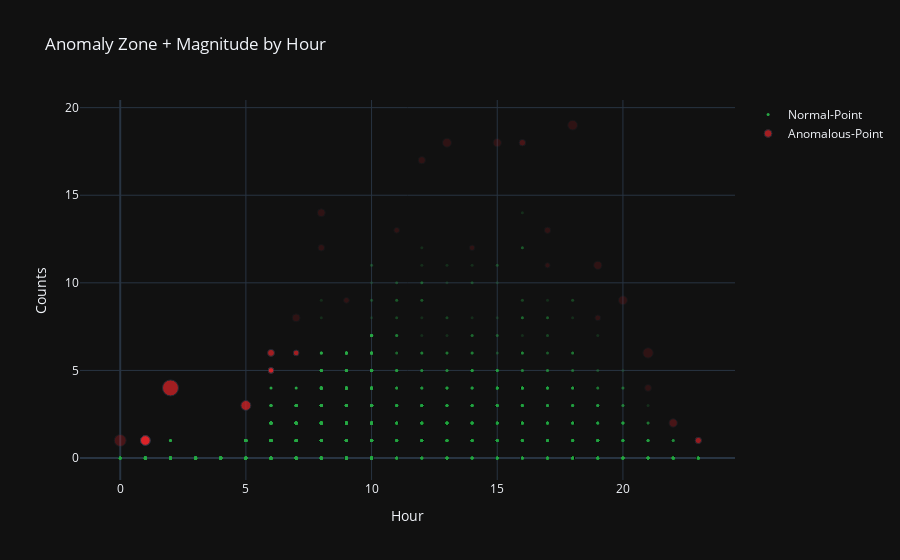

Notebook code for this chart:
### Markdown cell above
Based on the plot above let's say that we are happy with 1% of the observations classified as an outlier, then we would need to pick a value near 4.

Let's choose 4 and as before plot the outliers it would catch.

### Code cell
# define is_anomaly feature and print count of anomalous data points
ANOM_THRESHOLD = 4
resampled['is_anomaly'] = 'N'
idx = resampled['zscore'] > ANOM_THRESHOLD
resampled.loc[idx, 'is_anomaly'] = 'Y'
print(f'{resampled[idx].shape[0]} anomalies found with zscore > {ANOM_THRESHOLD}')

# select normal and anomalous slices of data
normal = resampled[resampled['is_anomaly'] == 'N']
anom = resampled[resampled['is_anomaly'] == 'Y']

# construct the multi scatter plot
fig = go.Figure()
fig.add_trace(go.Scatter(x=normal['hour'], y=normal['obs_count'], name='Normal-Point', mode='markers',
                         marker=dict(color='#28a745', size=3)))
fig.add_trace(go.Scatter(x=anom['hour'], y=anom['obs_count'], name='Anomalous-Point', mode='markers',
                         marker=dict(color='#e12429', size=anom['zscore'] * 1.3)))

fig.update_layout(title='Anomaly Zone + Magnitude by Hour', height=375, xaxis_title="Hour", yaxis_title="Counts")
fig.show()

### Figure 1 — Plotly figure (JSON) as saved in the notebook; plotly's stock layout.template omitted (floating-point values rounded to 4 significant figures; data arrays with more than 128 entries replaced by an {"elided": "..."} marker saying what was removed)
{"data": [{"marker": {"color": "#28a745", "size": 3}, "mode": "markers", "name": "Normal-Point", "selectedpoints": {"elided": "1703 int values"}, "type": "scatter", "x": {"elided": "4101 int values"}, "y": {"elided": "4101 int values"}}, {"marker": {"color": "#e12429", "size": [5.685, 9.094, 5.837, 10.5, 9.045, 6.585, 5.713, 6.658, 5.542, 6.293, 6.293, 6.585, 8.34, 6.293, 8.427, 9.729, 9.873, 5.734, 11.95, 9.729, 6.394, 6.293, 5.247, 6.965, 9.897, 6.293, 7.345, 6.293, 9.729, 15.98, 8.427, 8.401, 6.293, 5.851, 11.95, 6.864, 8.004, 5.685, 7.997]}, "mode": "markers", "name": "Anomalous-Point", "selectedpoints": [0, 15, 17, 19, 23, 24, 28, 29, 37], "type": "scatter", "x": [6, 20, 19, 21, 13, 16, 11, 8, 14, 23, 23, 16, 19, 23, 22, 1, 18, 7, 0, 1, 17, 23, 17, 6, 5, 23, 12, 23, 1, 2, 22, 15, 23, 9, 0, 21, 8, 6, 7], "y": [5, 9, 8, 6, 18, 18, 13, 12, 12, 1, 1, 18, 11, 1, 2, 1, 19, 6, 1, 1, 13, 1, 11, 6, 3, 1, 17, 1, 1, 4, 2, 18, 1, 9, 1, 4, 14, 5, 8]}], "layout": {"autosize": true, "dragmode": "select", "hovermode": "closest", "title": {"text": "Anomaly Zone + Magnitude by Hour"}, "xaxis": {"autorange": true, "range": [-1.702, 24.52], "showspikes": false, "title": {"text": "Hour"}, "type": "linear"}, "yaxis": {"autorange": true, "range": [-1.341, 20.6], "showspikes": false, "title": {"text": "Counts"}, "type": "linear"}}}
